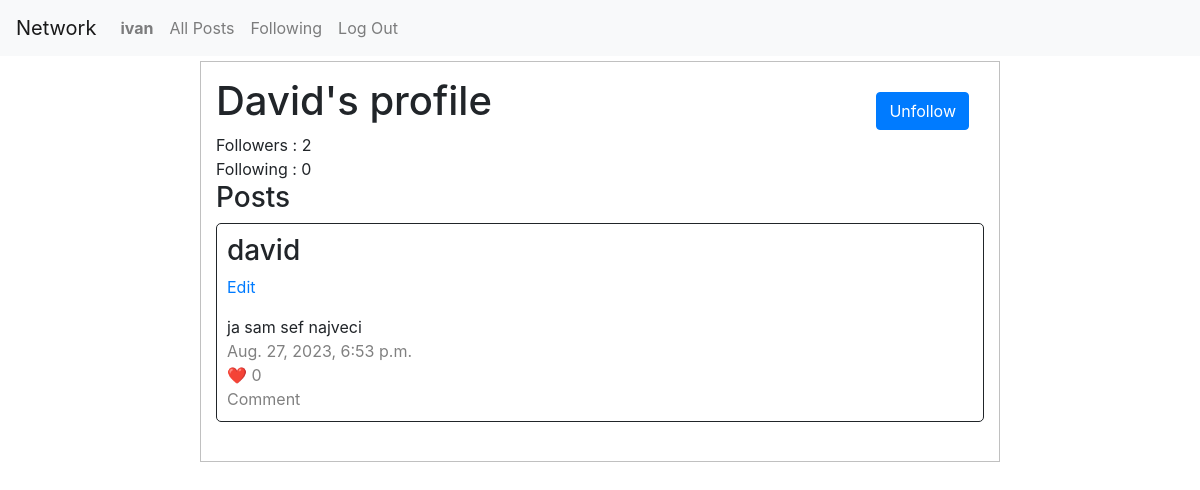
Page /profile/david (signed in) on the earlier database version.
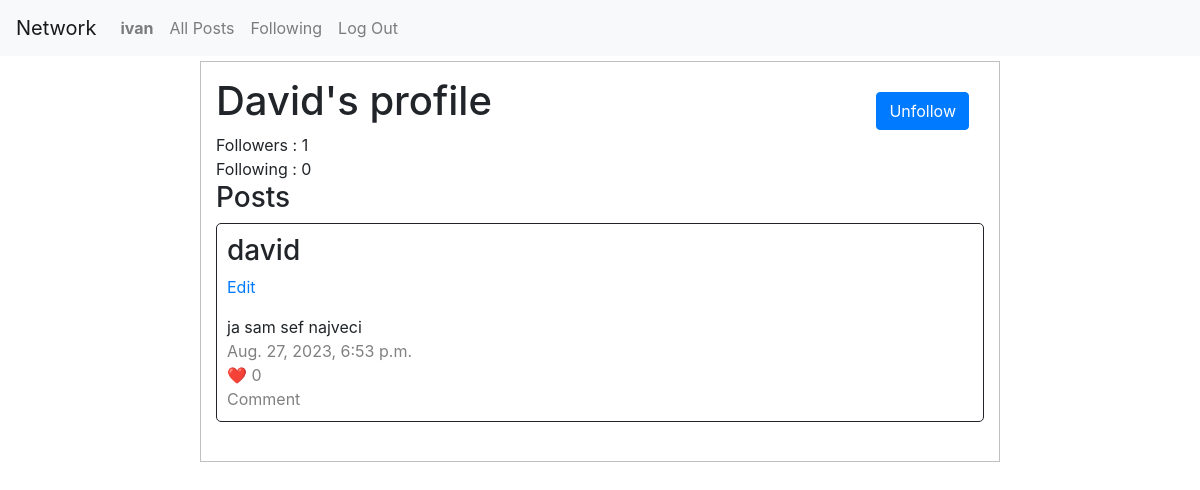
Same page on the later database version.
### network/models.py (models this page shows)
class User(AbstractUser):
    followers = models.JSONField(default=list)
    following = models.JSONField(default=list)

### network/views.py (the view)
# urls.py: path("profile/<str:username>", views.profile, name="profile"),
@login_required
def profile(request, username):
    if username == request.user.username:
        follow = False
        followed = False
    else:
        if request.user.username in User.objects.get(username=username).followers:
            followed = True
            follow = False
        else:
            followed = False
            follow = True
    return render(request, "network/profile.html", {
        "user": request.user,
        "user_profile": User.objects.get(username=username),
        "posts": NewPost.objects.filter(posted_by=User.objects.get(username=username)).order_by('-timestamp'),
        "follow": follow,
        "followed": followed,
    })

### network/templates/network/profile.html (shortened to what this page needs)
{% extends "network/layout.html" %}
{% block body %}
    <div id="profile">
        {% if follow and not followed %}
            <form action="{% url 'follow' user_profile.username %}" method="post">
            {% csrf_token %}
                <input type="submit" value="Follow" class="btn btn-primary follow">
            </form>
        {% elif followed and not follow %}
            <form action="{% url 'unfollow' user_profile.username %}" method="post">
                <input type="submit" value="Unfollow" class="btn btn-primary follow">
            </form>
        {% endif %}
        <h1>{{ user_profile.username|capfirst }}'s profile</h1>
        Followers : {{ user_profile.followers|length }} <br>
        Following : {{ user_profile.following|length }} <br>
        <h3>Posts</h3>
        {% if posts %}
            {% for post in posts %}
                <div class="posts">
                    <h3>{{ user_profile.username }}</h3>
                    <p><a href="#">Edit</a></p>
                    {{ post.text }}<br>
                    <span class="greytext">{{ post.timestamp }}</span><br>
                    <a href="#" class="greylink">❤️ {{ post.likes }}</a><br>
                    <a href="#" class="greylink">Comment</a>
                </div><br>
            {% endfor %}
        {% else %}
            {{ user_profile.username }} haven't posted anything yet!
        {% endif %}
    </div>
{% endblock %}

Differences in the rows shown:
changed User "David": followers|length "2" → "1"
